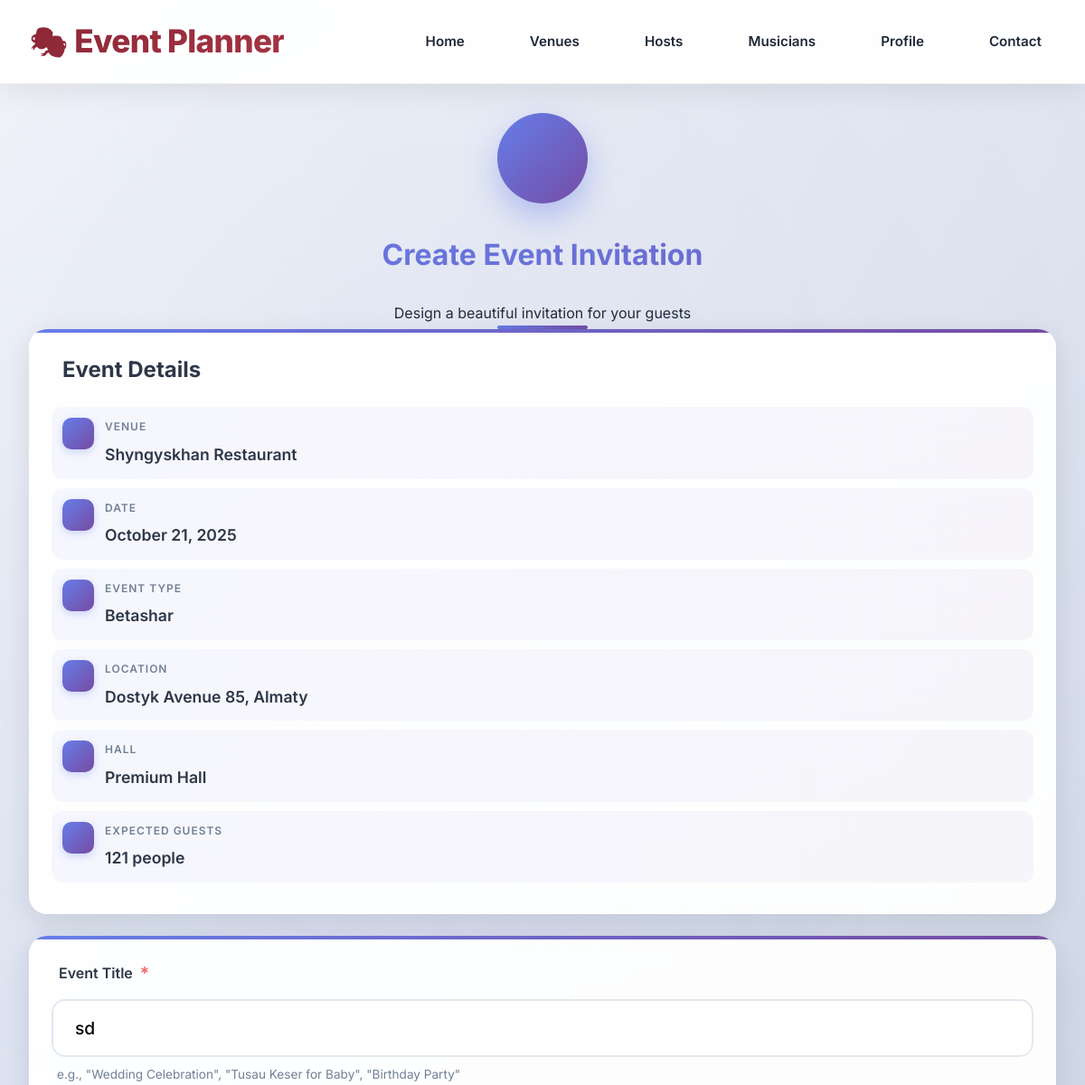
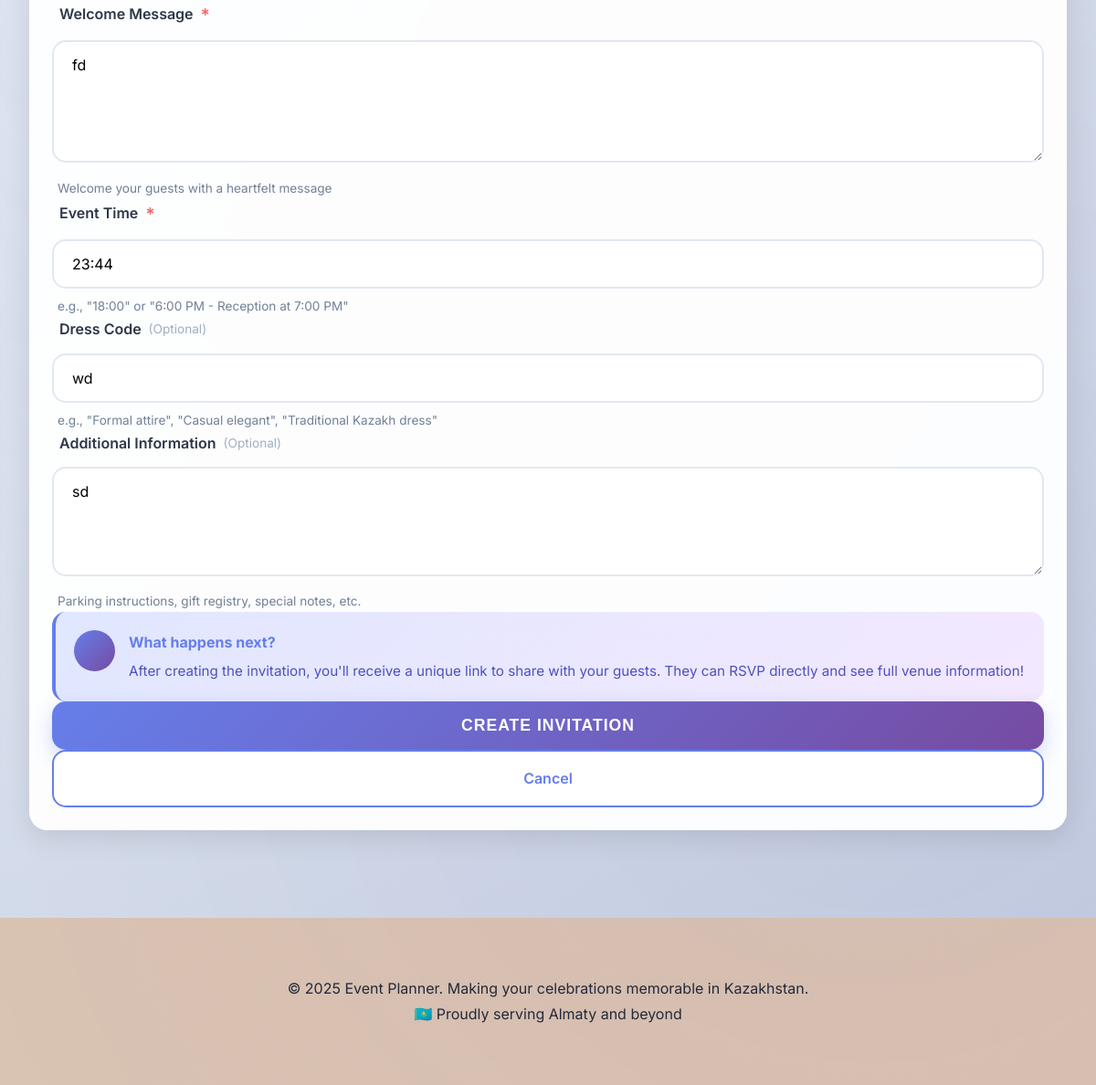
The page /booking/11/create-invitation on the database its author committed (2 pictures, top to bottom).
### app.py (models this page shows)
class Venue(db.Model):
    id = db.Column(db.Integer, primary_key=True)
    name = db.Column(db.String(100), nullable=False)
    district = db.Column(db.String(50), nullable=False)
    address = db.Column(db.String(200), nullable=False)
    description = db.Column(db.Text)
    capacity_min = db.Column(db.Integer, nullable=False)
    capacity_max = db.Column(db.Integer, nullable=False)
    price_per_person = db.Column(db.Integer, nullable=False)  # in KZT
    phone = db.Column(db.String(20))
    email = db.Column(db.String(100))
    image_url = db.Column(db.String(200))
    event_types = db.Column(db.String(200))  # Comma-separated: wedding,corporate,tusau_keser
    halls = db.relationship('Hall', backref='venue', lazy=True, cascade='all, delete-orphan')
    menu_items = db.relationship('MenuItem', backref='venue', lazy=True, cascade='all, delete-orphan')
    bookings = db.relationship('Booking', backref='venue', lazy=True)

class Booking(db.Model):
    id = db.Column(db.Integer, primary_key=True)
    venue_id = db.Column(db.Integer, db.ForeignKey('venue.id'), nullable=False)
    user_id = db.Column(db.Integer, db.ForeignKey('user.id'), nullable=True)  # Made nullable for backward compatibility
    client_name = db.Column(db.String(100), nullable=False)
    client_email = db.Column(db.String(100), nullable=False)
    client_phone = db.Column(db.String(20), nullable=False)
    event_type = db.Column(db.String(50), nullable=False)
    event_date = db.Column(db.Date, nullable=False)
    guest_count = db.Column(db.Integer, nullable=False)
    selected_hall_id = db.Column(db.Integer, db.ForeignKey('hall.id'))
    special_requests = db.Column(db.Text)
    total_amount = db.Column(db.Integer)  # in KZT
    deposit_paid = db.Column(db.Boolean, default=False)
    status = db.Column(db.String(20), default='pending')  # pending, confirmed, cancelled
    created_at = db.Column(db.DateTime, default=datetime.utcnow)
    selected_hall = db.relationship('Hall', backref='bookings')
    guests = db.relationship('Guest', backref='booking', lazy=True, cascade='all, delete-orphan')

class Hall(db.Model):
    id = db.Column(db.Integer, primary_key=True)
    venue_id = db.Column(db.Integer, db.ForeignKey('venue.id'), nullable=False)
    name = db.Column(db.String(100), nullable=False)
    capacity = db.Column(db.Integer, nullable=False)
    description = db.Column(db.Text)
    image_url = db.Column(db.String(200))

class Invitation(db.Model):
    id = db.Column(db.Integer, primary_key=True)
    booking_id = db.Column(db.Integer, db.ForeignKey('booking.id'), nullable=False)
    title = db.Column(db.String(200), nullable=False)
    message = db.Column(db.Text, nullable=False)
    event_time = db.Column(db.String(50))
    dress_code = db.Column(db.String(100))
    additional_info = db.Column(db.Text)
    unique_token = db.Column(db.String(100), unique=True, nullable=False)
    created_at = db.Column(db.DateTime, default=datetime.utcnow)
    booking = db.relationship('Booking', backref='invitations')
    invited_guests = db.relationship('InvitedGuest', backref='invitation', lazy=True, cascade='all, delete-orphan')

### app.py (the view, shortened to what this page needs)
@app.route('/booking/<int:booking_id>/create-invitation', methods=['GET', 'POST'])
def create_invitation(booking_id):
    booking = Booking.query.get_or_404(booking_id)
    existing_invitation = Invitation.query.filter_by(booking_id=booking_id).first()
    form = InvitationForm()
    if existing_invitation:
        form.title.data = existing_invitation.title
        form.message.data = existing_invitation.message
        form.event_time.data = existing_invitation.event_time
        form.dress_code.data = existing_invitation.dress_code
        form.additional_info.data = existing_invitation.additional_info
    return render_template('create_invitation.html', booking=booking, form=form)

### app.py
class InvitationForm(FlaskForm):
    title = StringField('Event Title', validators=[DataRequired()],
                       render_kw={'placeholder': 'e.g., Wedding of John & Jane'})
    message = TextAreaField('Welcome Message', validators=[DataRequired()],
                           render_kw={'placeholder': 'Write a warm message to your guests...', 'rows': 5})
    event_time = StringField('Event Time', validators=[DataRequired()],
                            render_kw={'placeholder': 'e.g., 18:00'})
    dress_code = StringField('Dress Code',
                            render_kw={'placeholder': 'e.g., Formal attire, Casual, Traditional'})
    additional_info = TextAreaField('Additional Information',
                                   render_kw={'placeholder': 'Parking info, gift registry, etc.', 'rows': 3})
    submit = SubmitField('Create Invitation')

### templates/create_invitation.html (shortened to what this page needs)
{% extends "base.html" %}
{% block content %}
<div class="invitation-bg-wrapper">
</div>
<div class="container my-5 position-relative" style="z-index: 10;">
    <div class="row">
        <div class="col-lg-9 mx-auto">
            <div class="text-center mb-5 animate-fade-in-down">
                <div class="header-icon-circle">
                </div>
                <h1 class="display-3 fw-bold gradient-text-animated mb-3">
                    Create Event Invitation
                </h1>
                <p class="lead text-muted mb-4">Design a beautiful invitation for your guests</p>
                <div class="header-line"></div>
            </div>
            <div class="beautiful-card mb-3 animate-slide-up" style="animation-delay: 0.1s;">
                <div class="gradient-border-animated"></div>
                <div class="card-content-modern">
                    <h5 class="section-title-modern">
                        Event Details
                    </h5>
                    <div class="row g-3 mt-2">
                        <div class="col-md-6">
                            <div class="detail-item-modern">
                                <div class="detail-icon-modern">
                                </div>
                                <div class="detail-content-modern">
                                    <small class="detail-label-modern">Venue</small>
                                    <div class="detail-value-modern">{{ booking.venue.name }}</div>
                                </div>
                            </div>
                            <div class="detail-item-modern">
                                <div class="detail-icon-modern">
                                </div>
                                <div class="detail-content-modern">
                                    <small class="detail-label-modern">Date</small>
                                    <div class="detail-value-modern">{{ booking.event_date.strftime('%B %d, %Y') }}</div>
                                </div>
                            </div>
                            <div class="detail-item-modern">
                                <div class="detail-icon-modern">
                                </div>
                                <div class="detail-content-modern">
                                    <small class="detail-label-modern">Event Type</small>
                                    <div class="detail-value-modern">{{ booking.event_type.replace('_', ' ').title() }}</div>
                                </div>
                            </div>
                        </div>
                        <div class="col-md-6">
                            <div class="detail-item-modern">
                                <div class="detail-icon-modern">
                                </div>
                                <div class="detail-content-modern">
                                    <small class="detail-label-modern">Location</small>
                                    <div class="detail-value-modern">{{ booking.venue.address }}</div>
                                </div>
                            </div>
                            {% if booking.selected_hall %}
                            <div class="detail-item-modern">
                                <div class="detail-icon-modern">
                                </div>
                                <div class="detail-content-modern">
                                    <small class="detail-label-modern">Hall</small>
                                    <div class="detail-value-modern">{{ booking.selected_hall.name }}</div>
                                </div>
                            </div>
                            {% endif %}
                            <div class="detail-item-modern">
                                <div class="detail-icon-modern">
                                </div>
                                <div class="detail-content-modern">
                                    <small class="detail-label-modern">Expected Guests</small>
                                    <div class="detail-value-modern">{{ booking.guest_count }} people</div>
                                </div>
                            </div>
                        </div>
                    </div>
                </div>
            </div>
            <div class="beautiful-card animate-slide-up" style="animation-delay: 0.2s;">
                <div class="gradient-border-animated"></div>
                <div class="card-content-modern">
                    <form method="POST" action="{{ url_for('create_invitation', booking_id=booking.id) }}" id="beautyForm">
                        <div class="mb-5">
                            <label class="label-modern">
                                Event Title <span class="required-star">*</span>
                            </label>
                            {{ form.title(class="input-modern input-lg", placeholder="Wedding of Adil & Aisha") }}
                            <div class="input-hint">
                                e.g., "Wedding Celebration", "Tusau Keser for Baby", "Birthday Party"
                            </div>
                        </div>
                        <div class="mb-5">
                            <label class="label-modern">
                                Welcome Message <span class="required-star">*</span>
                            </label>
                            {{ form.message(class="input-modern textarea-modern", placeholder="Write a warm, personal message...", rows="5") }}
                            <div class="input-hint">
                                Welcome your guests with a heartfelt message
                            </div>
                        </div>
                        <div class="mb-5">
                            <label class="label-modern">
                                Event Time <span class="required-star">*</span>
                            </label>
                            {{ form.event_time(class="input-modern", placeholder="18:00 or 6:00 PM") }}
                            <div class="input-hint">
                                e.g., "18:00" or "6:00 PM - Reception at 7:00 PM"
                            </div>
                        </div>
                        <div class="mb-5">
                            <label class="label-modern">
                                Dress Code <span class="optional-text">(Optional)</span>
                            </label>
                            {{ form.dress_code(class="input-modern", placeholder="Formal attire, Casual elegant...") }}
                            <div class="input-hint">
                                e.g., "Formal attire", "Casual elegant", "Traditional Kazakh dress"
                            </div>
                        </div>
                        <div class="mb-5">
                            <label class="label-modern">
                                Additional Information <span class="optional-text">(Optional)</span>
                            </label>
                            {{ form.additional_info(class="input-modern textarea-modern", placeholder="Parking info, gift registry, special notes...", rows="4") }}
                            <div class="input-hint">
                                Parking instructions, gift registry, special notes, etc.
                            </div>
                        </div>
                        <div class="info-alert mb-5">
                            <div class="alert-icon">
                            </div>
                            <div class="alert-content">
                                <strong>What happens next?</strong>
                                <p class="mb-0">After creating the invitation, you'll receive a unique link to share with your guests. They can RSVP directly and see full venue information!</p>
                            </div>
                        </div>
                        <div class="row g-3">
                            <div class="col-md-8">
                                {{ form.submit(class="btn-gradient-modern w-100") }}
                            </div>
                            <div class="col-md-4">
                                <a href="{{ url_for('user_profile', user_id=booking.user_id) }}" class="btn-outline-modern w-100">
                                    Cancel
                                </a>
                            </div>
                        </div>
                    </form>
                </div>
            </div>
        </div>
    </div>
</div>
{% endblock %}

### static/css/style.css (style rules this page uses)
:root { --primary-beige: #DCC5B2; --soft-sand: #F0E4D3; --accent-burgundy: #8B2635; --accent-green: #2D5016; --accent-royal-blue: #1E3A8A; --text-dark: #1F2937; --text-light: #6B7280; --text-muted: #9CA3AF; --white: #FFFFFF; --shadow: rgba(0, 0, 0, 0.08); --shadow-lg: rgba(0, 0, 0, 0.15); --shadow-xl: rgba(0, 0, 0, 0.25); --gradient-primary: linear-gradient(135deg, var(--primary-beige) 0%, var(--soft-sand) 100%); --gradient-accent: linear-gradient(135deg, var(--accent-burgundy) 0%, #A53545 100%); --gradient-green: linear-gradient(135deg, var(--accent-green) 0%, #3A6B1F 100%); --border-radius: 12px; --border-radius-lg: 20px; --transition: all 0.3s cubic-bezier(0.4, 0, 0.2, 1); --animation-bounce: cubic-bezier(0.68, -0.55, 0.265, 1.55); }
* { margin: 0; padding: 0; box-sizing: border-box; }
body { font-family: 'Inter', 'Segoe UI', -apple-system, BlinkMacSystemFont, sans-serif; background: var(--gradient-primary); background-attachment: fixed; color: var(--text-dark); line-height: 1.7; font-size: 16px; font-weight: 400; -webkit-font-smoothing: antialiased; -moz-osx-font-smoothing: grayscale; overflow-x: hidden; }
.container { max-width: 1200px; margin: 0 auto; padding: 2rem; }
.text-center { text-align: center; }
.mb-3 { margin-bottom: 1.5rem; }
.mt-2 { margin-top: 1rem; }

### rows shown on the page
Venue: venue.name "Shyngyskhan Restaurant", venue.address "Dostyk Avenue 85, Almaty"
Booking: event_date "October 21, 2025", event_type.replace "Betashar", guest_count "121"
Hall: selected_hall.name "Premium Hall"
Invitation: title "sd", message "fd", event_time "23:44", dress_code "wd", additional_info "sd"
